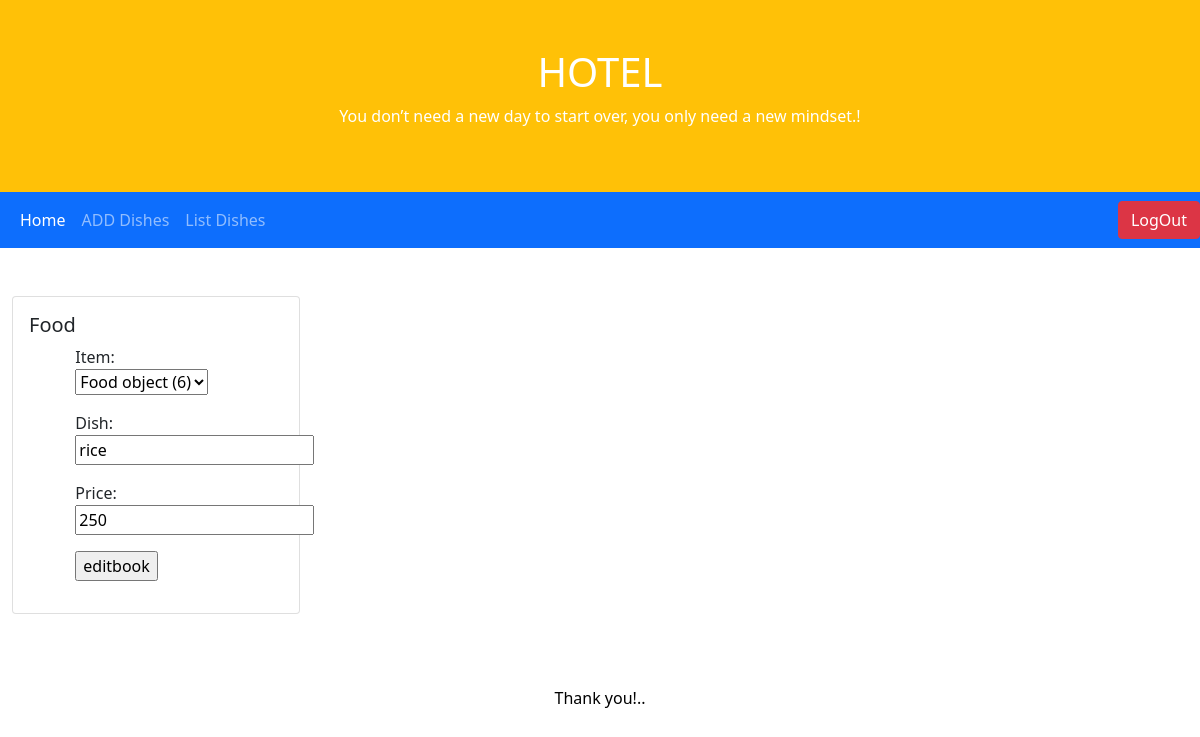
Page /food/edit/5 on the committed database.
### hotel/models.py (models this page shows)
class FoodDetail(models.Model):
    item=models.ForeignKey(Food, on_delete=models.CASCADE)
    dish=models.CharField(max_length=250)
    price = models.PositiveIntegerField()
    date = models.DateField(auto_now_add=True)

### hotel/views.py (the view)
# urls.py: path('edit/<int:id>',views.Foodchange.as_view(),name="change"),
class Foodchange(UpdateView):
    model = FoodDetail
    form_class = Fooddetailform
    template_name = "foodedit.html"
    pk_url_kwarg = 'id'
    success_url = reverse_lazy('list')

### hotel/form.py
class Fooddetailform(ModelForm):
    class Meta:
        model = FoodDetail
        fields = "__all__"

### hotel/templates/foodedit.html (shortened to what this page needs)
{%extends 'index.html'%}
{%block body_block%}
<div class="card" style="width: 18rem;">
    <div class="card-body">
        <h5 class="card-title">Food</h5>
        <div class="row">
    <div class="col-2"></div>
    <div class="col-6">
        <form action="" method="post" enctype="multipart/form-data">
            {{form.as_p}}
            <div class="mb-3">
                <input type="submit" value="editbook">
            </div>
        </form>
    </div>
    <div class="col-2"></div>
</div>
    </div>
</div>
{%endblock%}

### rows in the picture
FoodDetail: item "Food object (6)", dish "rice", price "250"
